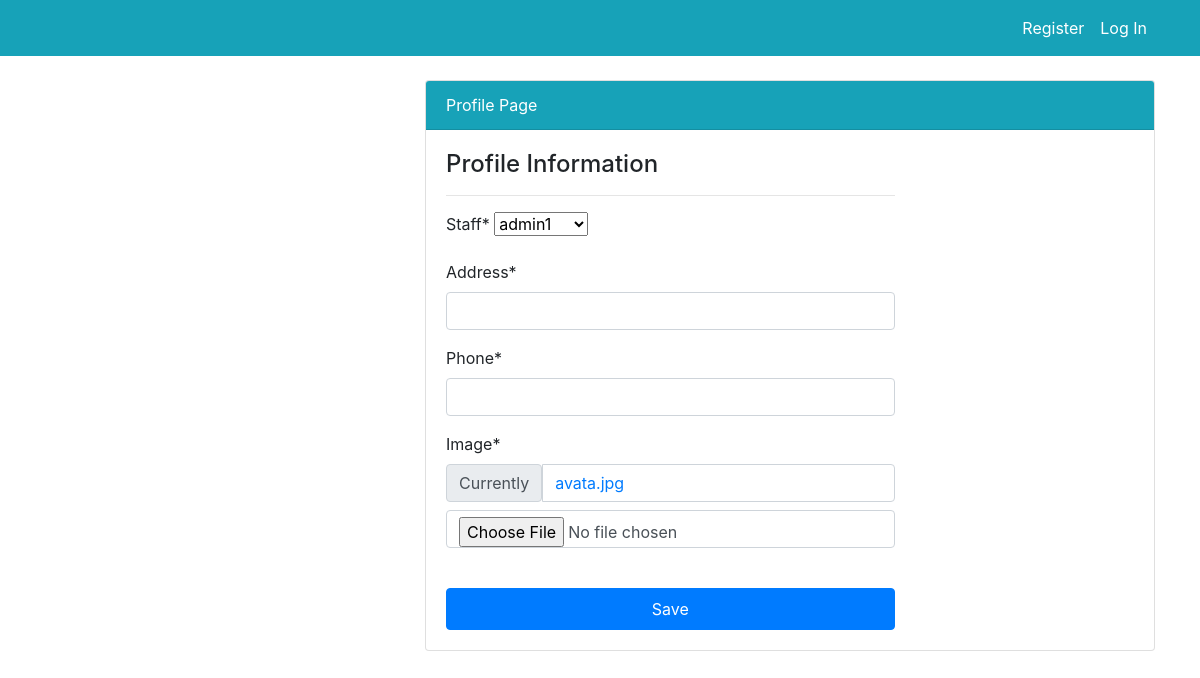
/profile/update/6/, run on an earlier commit of the app's database.
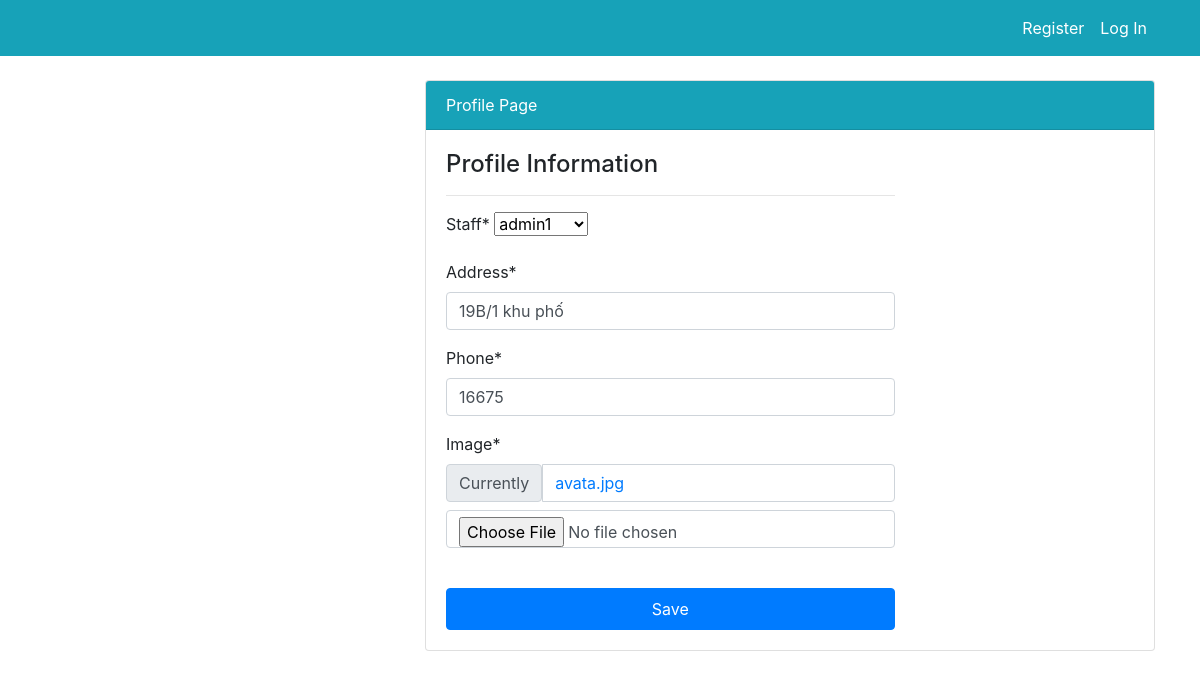
And on a later commit of the database.
### user/models.py (models this page shows, shortened)
class Profile(models.Model):
    staff= models.OneToOneField(User, on_delete=models.CASCADE,null=True)
    address= models.CharField( max_length=200, null=True)
    phone = models.CharField( max_length=20, null=True)
    image= models.ImageField(default='avata.jpg',upload_to='media/Profile_Images')

### user/views.py (the view)
# urls.py: path("profile/update/<int:pk>/", user_view.profile_update, name='user-profile_update'),
def profile_update(request, pk):
    user =User.objects.get(id=pk)
    profile = user.profile
    form = UpdateProfileForm(instance=profile)
    if request.method=='POST':
        form= UpdateProfileForm(request.POST, instance=profile)
        if form.is_valid():
            form.save()
            return redirect('user-profile',pk= pk)
    context={
        'formupdate':form
    }
    return render(request, 'user/profile_update.html', context)

### user/forms.py
class UpdateProfileForm(forms.ModelForm):
    class Meta:
        model= Profile
        fields= '__all__'

### templates/user/profile_update.html (shortened to what this page needs)
{% extends "partials/base.html" %}
{% load crispy_forms_tags %}
{% block content %}
    <div class="container">
        <div class="row my-4">
            <div class="col-md-4">
            </div>
            <div class="col-md-8">
                <div class="card">
                    <div class="card-header bg-info text-white">
                        Profile Page
                    </div>
                    <div class="card-body">
                        <div class="row">
                            <div class="col-md-8">
                                <span class="h4"> Profile Information</span>
                                <hr>
                                <form method= "POST" enctype= 'multipart/form-data'>
                                    {{ formupdate |crispy}}
                                    <br>
                                    <button type="submit" class="btn btn-primary w-100 btn-block p-2">Save</button>
                            </div>
                        </div>
                    </div>
                </div>
            </div>
        </div>
    </div>
{% endblock %}

What changed in the data, as far as the page shows it:
changed Profile "admin1": address (not shown) → "19B/1 khu phố"; phone (not shown) → "16675"
